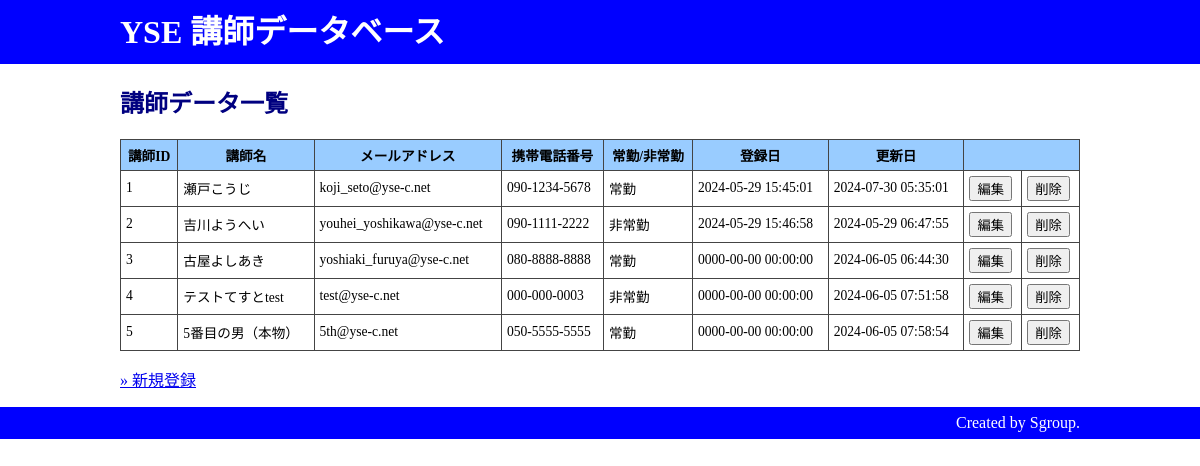
The page / on the database its author committed.
### tables this page shows
CREATE TABLE `staff` (
  `id` int(11) NOT NULL,
  `staffname` varchar(100) NOT NULL,
  `email` varchar(100) NOT NULL,
  `tel` varchar(15) NOT NULL,
  `stafftype` tinyint(1) NOT NULL,
  `created` datetime NOT NULL,
  `modified` timestamp NOT NULL DEFAULT current_timestamp() ON UPDATE current_timestamp()
);

### index.php (the view, shortened to what this page needs)
<?php
require('dbconnect.php');
?>
<!doctype html>
<html lang="ja">
<head>
<link rel="stylesheet" href="style.css">
</head>
<body>
<header>
    <h1>YSE 講師データベース</h1>
</header>
<main>
    <h2>講師データ一覧</h2>
    <table>
        <tr>
            <th>講師ID</th>
            <th>講師名</th>
            <th>メールアドレス</th>
            <th>携帯電話番号</th>
            <th>常勤/非常勤</th>
            <th>登録日</th>
            <th>更新日</th>
            <th colspan="2"></th>
        </tr>
<?php
$records = $db->query('SELECT * FROM staff ORDER BY id');
?>
<?php while($record = $records->fetch()): ?>
        <tr>
            <td><?php print($record['id']); ?></td>
            <td><?php print($record['staffname']); ?></td>
            <td><?php print($record['email']); ?></td>
            <td><?php print($record['tel']); ?></td>
            <?php
            if($record['stafftype']==0){
                print('<td>常勤</td>');
            }else{
                print('<td>非常勤</td>');
            }
            ?>
            <td><?php print($record['created']); ?></td>
            <td><?php print($record['modified']); ?></td>
            <td><form id="f_edit" action="update.php?id=<?php print($record['id']); ?>" method="post">
                <input type="submit" value="編集"></form></td>
            <td><form id="f_delete" action="delete.php?id=<?php print($record['id']); ?>" method="post">
                <input type="submit" value="削除"></form></td>
        </tr>
<?php endwhile; ?>
    </table>
    <p><a href="input.html">&raquo; 新規登録</a>
</main>
<footer>
    <p>Created by Sgroup.</p>
</footer>
</body>
</html>

### style.css (style rules this page uses)
body { margin:0; padding:0; }
header { background-color:blue; }
header h1 { color:white; width:960px; margin:auto; line-height:2; }
main { width:960px; margin:auto; }
h2 { color:navy; }
table { width:100%; border: solid 1px #444; border-collapse: collapse; }
table th, table td { border: solid 1px #444; font-size:85%; padding:5px; }
table th { background-color:#9cf; }
footer { background-color:blue; }
footer p { color:white; width:960px; margin:auto; text-align:right; line-height:2; }

### rows shown on the page
staff: id "1", staffname "瀬戸こうじ", email "koji_seto@yse-c.net", tel "090-1234-5678", stafftype "常勤", created "2024-05-29 15:45:01", modified "2024-07-30 05:35:01"
staff: id "2", staffname "吉川ようへい", email "youhei_yoshikawa@yse-c.net", tel "090-1111-2222", stafftype "非常勤", created "2024-05-29 15:46:58", modified "2024-05-29 06:47:55"
staff: id "3", staffname "古屋よしあき", email "yoshiaki_furuya@yse-c.net", tel "080-8888-8888", stafftype "常勤", created "0000-00-00 00:00:00", modified "2024-06-05 06:44:30"
staff: id "4", staffname "テストてすとtest", email "test@yse-c.net", tel "000-000-0003", stafftype "非常勤", created "0000-00-00 00:00:00", modified "2024-06-05 07:51:58"
staff: id "5", staffname "5番目の男（本物）", email "5th@yse-c.net", tel "050-5555-5555", stafftype "常勤", created "0000-00-00 00:00:00", modified "2024-06-05 07:58:54"
